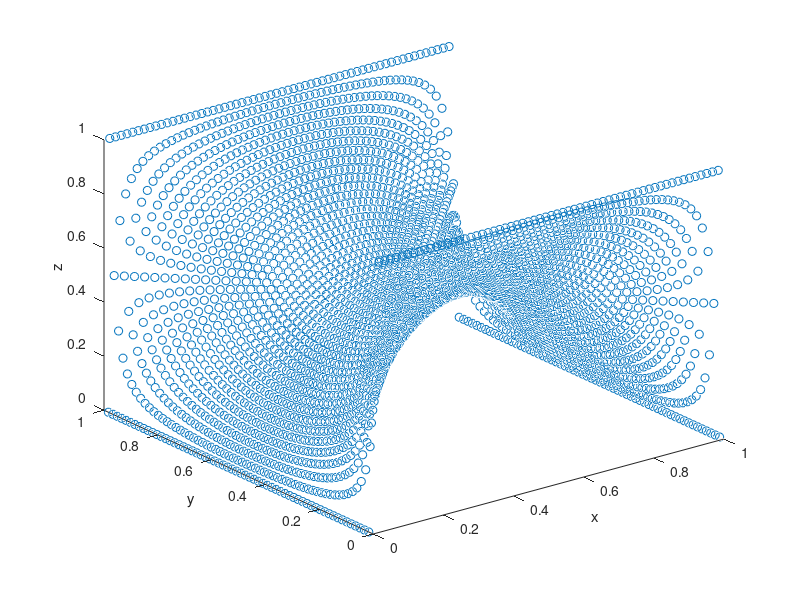

This chart was generated by the following MATLAB code:
clear;
clc;
close all;

data = importdata("Laplace_sol.txt");
x = data(:,1)';
y = data(:,2)';
z = data(:,3)';

figure;
plot3(x,y,z,'o');
xlabel('x');
ylabel('y');
zlabel('z');

